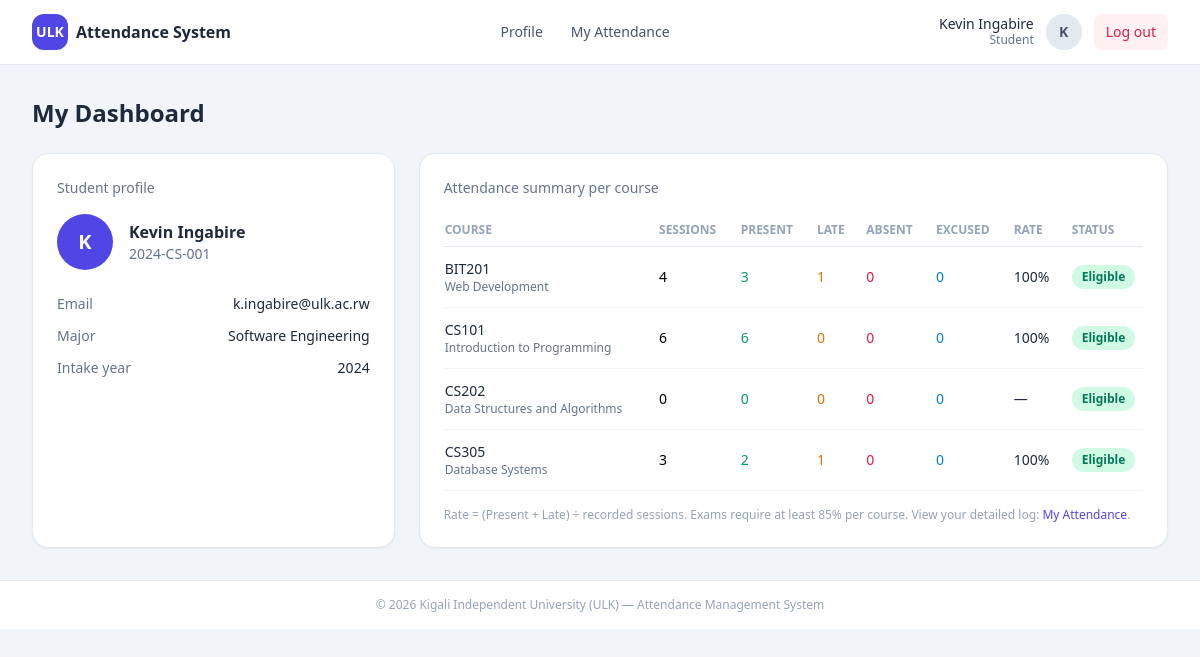
Page /student_profile.php (signed in) on the committed database.
### tables this page shows
CREATE TABLE students (
  student_reg_no VARCHAR(20) PRIMARY KEY,
  user_id        INT NOT NULL UNIQUE,
  major          VARCHAR(100) DEFAULT NULL,
  intake_year    YEAR DEFAULT NULL,
  FOREIGN KEY (user_id) REFERENCES users(user_id) ON DELETE CASCADE
);

CREATE TABLE users (
  user_id       INT AUTO_INCREMENT PRIMARY KEY,
  full_name     VARCHAR(100) NOT NULL,
  email         VARCHAR(100) NOT NULL UNIQUE,
  password_hash VARCHAR(255) NOT NULL,                
  role          ENUM('Student','Lecturer','Admin') NOT NULL,
  created_at    TIMESTAMP DEFAULT CURRENT_TIMESTAMP,
  INDEX idx_users_role (role)
);

CREATE TABLE courses (
  course_code VARCHAR(15) PRIMARY KEY,                
  title       VARCHAR(150) NOT NULL,
  credits     INT NOT NULL DEFAULT 3,
  department  VARCHAR(100) DEFAULT NULL
);

### config.php (called while the page is built, shortened)
<?php
try {
    $pdo = new PDO(
        'mysql:host=' . DB_HOST . ';dbname=' . DB_NAME . ';charset=utf8mb4',
        DB_USER,
        DB_PASS,
        [
            PDO::ATTR_ERRMODE            => PDO::ERRMODE_EXCEPTION,
            PDO::ATTR_DEFAULT_FETCH_MODE => PDO::FETCH_ASSOC,
            PDO::ATTR_EMULATE_PREPARES   => false,
        ]
    );
} catch (PDOException $e) {
    http_response_code(500);
    die('Database connection failed: ' . htmlspecialchars($e->getMessage()));
}
function e(string $value): string
{
    return htmlspecialchars($value, ENT_QUOTES, 'UTF-8');
}
function isLoggedIn(): bool
{
    return isset($_SESSION['user_id']);
}
function currentUser(): ?array
{
    return isLoggedIn()
        ? ['id' => $_SESSION['user_id'], 'name' => $_SESSION['full_name'], 'email' => $_SESSION['email'], 'role' => $_SESSION['role']]
        : null;
}
function isRole(string $role): bool
{
    return isLoggedIn() && $_SESSION['role'] === $role;
}
function currentStudentRegNo(?PDO $pdo): ?string
{
    global $pdo;
    $stmt = $pdo->prepare('SELECT student_reg_no FROM students WHERE user_id = ?');
    $stmt->execute([$_SESSION['user_id']]);
    $row = $stmt->fetch(PDO::FETCH_ASSOC);
    return $row ? $row['student_reg_no'] : null;
}
function attendance_rate(array $row): float
{
    $total = (int) ($row['total_sessions'] ?? 0);
    if ($total <= 0) {
        return 100.0;
    }
    return round(((int) ($row['attended'] ?? 0)) / $total * 100, 1);
}
function is_eligible(array $row): bool
{
    return attendance_rate($row) >= ELIGIBILITY_THRESHOLD;
}

### includes/aggregates.php (called while the page is built, shortened)
<?php
function get_student_course_stats(PDO $pdo, string $studentRegNo): array
{
    $sql = "
        SELECT c.course_code, c.title, c.credits, c.department,
               COUNT(ar.record_id)                                                AS total_sessions,
               COALESCE(SUM(CASE WHEN ar.status IN ('Present','Late')  THEN 1 ELSE 0 END),0) AS attended,
               COALESCE(SUM(CASE WHEN ar.status = 'Present' THEN 1 ELSE 0 END),0)  AS present,
               COALESCE(SUM(CASE WHEN ar.status = 'Late'    THEN 1 ELSE 0 END),0)  AS late,
               COALESCE(SUM(CASE WHEN ar.status = 'Absent'  THEN 1 ELSE 0 END),0)  AS absent,
               COALESCE(SUM(CASE WHEN ar.status = 'Excused' THEN 1 ELSE 0 END),0)  AS excused
        FROM courses c
        JOIN enrollments e ON e.course_code = c.course_code AND e.student_reg_no = ?
        LEFT JOIN sessions s ON s.course_code = c.course_code
        LEFT JOIN attendance_records ar
               ON ar.session_id = s.session_id AND ar.student_reg_no = e.student_reg_no
        GROUP BY c.course_code
        ORDER BY c.course_code";
    $stmt = $pdo->prepare($sql);
    $stmt->execute([$studentRegNo]);
    return $stmt->fetchAll();
}

### student_profile.php (the view, shortened to what this page needs)
<?php
require_once __DIR__ . '/config.php';
require_once __DIR__ . '/includes/aggregates.php';
$regNo = currentStudentRegNo($pdo);
$stmt  = $pdo->prepare('SELECT s.*, u.full_name, u.email FROM students s JOIN users u ON u.user_id = s.user_id WHERE s.student_reg_no = ?');
$stmt->execute([$regNo]);
$student = $stmt->fetch();
$stats    = get_student_course_stats($pdo, $regNo);
$pageTitle = 'My Dashboard';
include __DIR__ . '/includes/header.php';
?>
<div class="grid gap-6 md:grid-cols-3">
    <div class="md:col-span-1 bg-white rounded-2xl shadow-sm border border-slate-200 p-6">
        <p class="text-sm font-medium text-slate-500 mb-4">Student profile</p>
        <div class="flex items-center gap-4 mb-6">
            <span class="flex h-14 w-14 items-center justify-center rounded-full bg-indigo-600 text-white text-xl font-bold uppercase">
                <?= e(substr($student['full_name'], 0, 1)) ?>
            </span>
            <div>
                <p class="font-semibold text-slate-800"><?= e($student['full_name']) ?></p>
                <p class="text-sm text-slate-500"><?= e($student['student_reg_no']) ?></p>
            </div>
        </div>
        <dl class="space-y-3 text-sm">
            <div class="flex justify-between"><dt class="text-slate-500">Email</dt><dd class="text-slate-800"><?= e($student['email']) ?></dd></div>
            <div class="flex justify-between"><dt class="text-slate-500">Major</dt><dd class="text-slate-800"><?= e($student['major'] ?? '—') ?></dd></div>
            <div class="flex justify-between"><dt class="text-slate-500">Intake year</dt><dd class="text-slate-800"><?= e($student['intake_year'] ?? '—') ?></dd></div>
        </dl>
    </div>
    <div class="md:col-span-2 bg-white rounded-2xl shadow-sm border border-slate-200 p-6">
        <p class="text-sm font-medium text-slate-500 mb-4">Attendance summary per course</p>
        <?php if (!$stats): ?>
            <p class="text-sm text-slate-500">You are not enrolled in any course yet.</p>
        <?php else: ?>
            <div class="overflow-x-auto">
                <table class="w-full text-sm">
                    <thead>
                        <tr class="text-left text-xs uppercase text-slate-400 border-b border-slate-200">
                            <th class="py-2 pr-4">Course</th>
                            <th class="py-2 pr-4">Sessions</th>
                            <th class="py-2 pr-4">Present</th>
                            <th class="py-2 pr-4">Late</th>
                            <th class="py-2 pr-4">Absent</th>
                            <th class="py-2 pr-4">Excused</th>
                            <th class="py-2 pr-4">Rate</th>
                            <th class="py-2">Status</th>
                        </tr>
                    </thead>
                    <tbody>
                        <?php foreach ($stats as $row): ?>
                            <?php
                                $rate = attendance_rate($row);
                                $eligible = is_eligible($row);
                            ?>
                            <tr class="border-b border-slate-100">
                                <td class="py-3 pr-4">
                                    <p class="font-medium text-slate-800"><?= e($row['course_code']) ?></p>
                                    <p class="text-xs text-slate-500"><?= e($row['title']) ?></p>
                                </td>
                                <td class="py-3 pr-4"><?= e($row['total_sessions']) ?></td>
                                <td class="py-3 pr-4 text-emerald-600 font-medium"><?= e($row['present']) ?></td>
                                <td class="py-3 pr-4 text-amber-600 font-medium"><?= e($row['late']) ?></td>
                                <td class="py-3 pr-4 text-rose-600 font-medium"><?= e($row['absent']) ?></td>
                                <td class="py-3 pr-4 text-sky-600 font-medium"><?= e($row['excused']) ?></td>
                                <td class="py-3 pr-4 font-medium text-slate-800"><?= (float)$row['total_sessions'] ? $rate . '%' : '—' ?></td>
                                <td class="py-3">
                                    <span class="badge <?= $eligible ? 'badge-present' : 'badge-absent' ?>">
                                        <?= $eligible ? 'Eligible' : 'Below 85%' ?>
                                    </span>
                                </td>
                            </tr>
                        <?php endforeach; ?>
                    </tbody>
                </table>
            </div>
        <?php endif; ?>
        <p class="mt-4 text-xs text-slate-400">Rate = (Present + Late) ÷ recorded sessions. Exams require at least 85% per course.
        View your detailed log: <a class="text-indigo-600 hover:underline" href="<?= BASE_URL ?>/student_attendance.php">My Attendance</a>.</p>
    </div>
</div>
<?php include __DIR__ . '/includes/footer.php'; ?>

### includes/header.php (shortened to what this page needs)
<?php
$pageTitle = $pageTitle ?? 'Dashboard';
$cu = currentUser();
?>
<!DOCTYPE html>
<html lang="en">
<head>
    <script src="https://cdn.tailwindcss.com"></script>
    <link rel="stylesheet" href="<?= BASE_URL ?>/assets/css/app.css">
</head>
<body class="min-h-screen bg-slate-100">
<nav class="bg-white border-b border-slate-200 sticky top-0 z-30">
    <div class="mx-auto max-w-7xl px-4 sm:px-6 lg:px-8">
        <div class="flex h-16 items-center justify-between">
            <div class="flex items-center gap-3">
                <a href="<?= BASE_URL ?>/dashboard.php" class="flex items-center gap-2">
                    <span class="flex h-9 w-9 items-center justify-center rounded-xl bg-indigo-600 text-white text-sm font-bold">ULK</span>
                    <span class="hidden sm:block font-semibold text-slate-800">Attendance System</span>
                </a>
            </div>
            <div class="hidden lg:flex items-center gap-1 text-sm">
                <?php if (isRole('Student')): ?>
                    <a href="<?= BASE_URL ?>/student_profile.php"   class="rounded-lg px-3 py-2 text-slate-600 hover:bg-slate-100">Profile</a>
                    <a href="<?= BASE_URL ?>/student_attendance.php" class="rounded-lg px-3 py-2 text-slate-600 hover:bg-slate-100">My Attendance</a>
                <?php elseif (isRole('Lecturer')): ?>
                    <a href="<?= BASE_URL ?>/lecturer_courses.php"   class="rounded-lg px-3 py-2 text-slate-600 hover:bg-slate-100">My Courses</a>
                    <a href="<?= BASE_URL ?>/lecturer_attendance.php" class="rounded-lg px-3 py-2 text-slate-600 hover:bg-slate-100">Mark Attendance</a>
                <?php endif; ?>
            </div>
            <div class="flex items-center gap-3">
                <div class="text-right hidden sm:block">
                    <p class="text-sm font-medium text-slate-800 leading-4"><?= e($cu['name'] ?? '') ?></p>
                    <p class="text-xs text-slate-500 capitalize"><?= e($cu['role'] ?? '') ?></p>
                </div>
                <span class="flex h-9 w-9 items-center justify-center rounded-full bg-slate-200 text-slate-600 text-sm font-semibold uppercase">
                    <?= e(substr($cu['name'] ?? '?', 0, 1)) ?>
                </span>
                <a href="<?= BASE_URL ?>/logout.php"
                   class="rounded-lg bg-rose-50 hover:bg-rose-100 text-rose-600 px-3 py-2 text-sm font-medium">Log out</a>
            </div>
        </div>
    </div>
</nav>
<main class="mx-auto max-w-7xl px-4 sm:px-6 lg:px-8 py-8">
    <div class="flex flex-wrap items-center justify-between gap-4 mb-6">
        <h1 class="text-2xl font-bold text-slate-800"><?= e($pageTitle) ?></h1>
    </div>

### assets/css/app.css (style rules this page uses)
.badge { display: inline-flex; align-items: center; border-radius: 9999px; padding: 0.125rem 0.625rem; font-size: 0.75rem; font-weight: 600; line-height: 1.25rem; }
.badge-present { background-color: #d1fae5; color: #047857; }

### rows in the picture
students: user.full_name "Kevin Ingabire", user.full_name "K", student_reg_no "2024-CS-001", user.email "k.ingabire@ulk.ac.rw", major "Software Engineering", intake_year "2024"
courses: course_code "BIT201", title "Web Development", total_sessions "4", present "3", late "1", absent "0", excused "0", rate "100"
courses: course_code "CS101", title "Introduction to Programming", total_sessions "6", present "6", late "0", absent "0", excused "0", rate "100"
courses: course_code "CS202", title "Data Structures and Algorithms", total_sessions "0", present "0", late "0", absent "0", excused "0"
courses: course_code "CS305", title "Database Systems", total_sessions "3", present "2", late "1", absent "0", excused "0", rate "100"

### other values in the picture
$cu['role'] "Student"
$pageTitle "My Dashboard"
